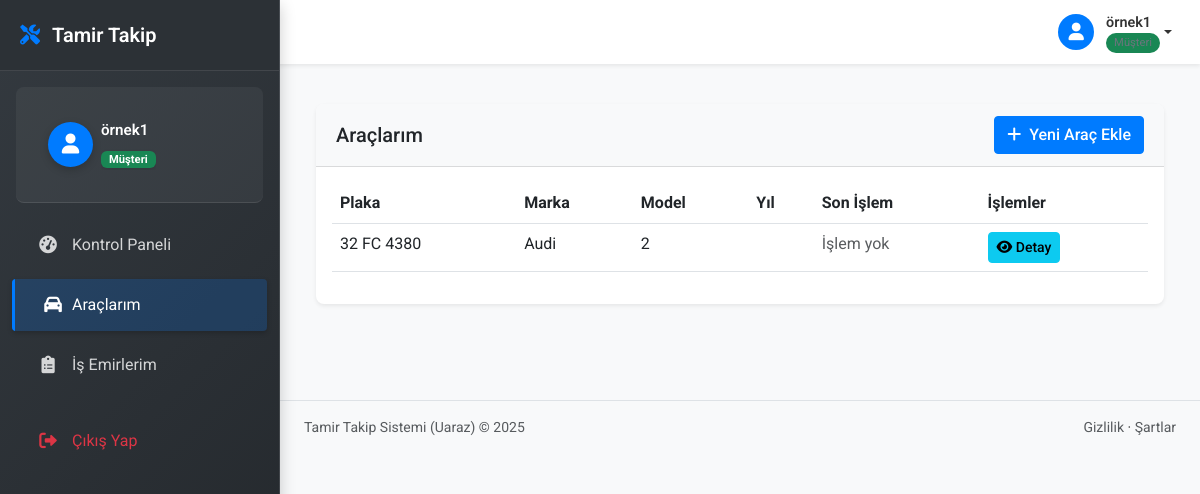
/musteri-araclar/ (signed in), run on the app's committed database.
### core/models.py (models this page shows, shortened)
class Arac(models.Model):
    musteri = models.ForeignKey(Musteri, on_delete=models.CASCADE)
    marka = models.CharField(max_length=100)
    model = models.CharField(max_length=100)
    plaka = models.CharField(max_length=20, unique=True)
    uretim_yili = models.IntegerField()
    uretim_yili = models.IntegerField(default=2000)

### core/views.py (the view)
# urls.py: path('musteri-araclar/', login_required(musteri_arac_list), name='musteri_arac_list'),
@login_required
def musteri_arac_list(request):
    try:
        musteri = Musteri.objects.get(user=request.user)
        araclar = Arac.objects.filter(musteri=musteri)
        return render(request, 'core/musteri_arac_list.html', {'araclar': araclar})
    except Musteri.DoesNotExist:
        messages.warning(request, "Müşteri kaydınız bulunamadı.")
        return redirect('musteri_portal')

### core/templates/core/musteri_arac_list.html
{% extends 'core/base.html' %}
{% load static %}
{% block content %}
<div class="container-fluid py-4">
    <div class="row mb-4">
        <div class="col-12">
            <div class="card shadow-sm">
                <div class="card-header bg-light d-flex justify-content-between align-items-center">
                    <h5 class="mb-0">Araçlarım</h5>
                    <a href="{% url 'musteri_arac_ekle' %}" class="btn btn-primary">
                        <i class="fas fa-plus me-2"></i>Yeni Araç Ekle
                    </a>
                </div>
                <div class="card-body">
                    {% if araclar %}
                    <div class="table-responsive">
                        <table class="table table-hover">
                            <thead>
                                <tr>
                                    <th>Plaka</th>
                                    <th>Marka</th>
                                    <th>Model</th>
                                    <th>Yıl</th>
                                    <th>Son İşlem</th>
                                    <th>İşlemler</th>
                                </tr>
                            </thead>
                            <tbody>
                                {% for arac in araclar %}
                                <tr>
                                    <td>{{ arac.plaka }}</td>
                                    <td>{{ arac.marka }}</td>
                                    <td>{{ arac.model }}</td>
                                    <td>{{ arac.yil }}</td>
                                    <td>
                                        {% if arac.isemri_set.all %}
                                            {% with son_isemri=arac.isemri_set.all|dictsort:"baslama_tarihi"|last %}
                                                <span class="badge {% if son_isemri.durum == 'tamamlandi' %}bg-success{% elif son_isemri.durum == 'devam_ediyor' or son_isemri.durum == 'tamirde' or son_isemri.durum == 'inceleniyor' %}bg-warning{% else %}bg-secondary{% endif %}">
                                                    {% if son_isemri.durum == 'beklemede' %}Beklemede
                                                    {% elif son_isemri.durum == 'inceleniyor' %}İnceleniyor
                                                    {% elif son_isemri.durum == 'tamirde' %}Tamirde
                                                    {% elif son_isemri.durum == 'devam_ediyor' %}Devam Ediyor
                                                    {% elif son_isemri.durum == 'tamamlandi' %}Tamamlandı
                                                    {% endif %}
                                                </span>
                                                <small class="d-block text-muted">{{ son_isemri.baslama_tarihi|date:"d.m.Y" }}</small>
                                            {% endwith %}
                                        {% else %}
                                            <span class="text-muted">İşlem yok</span>
                                        {% endif %}
                                    </td>
                                    <td>
                                        <a href="{% url 'arac_detay' arac.id %}" class="btn btn-sm btn-info">
                                            <i class="fas fa-eye"></i> Detay
                                        </a>
                                    </td>
                                </tr>
                                {% endfor %}
                            </tbody>
                        </table>
                    </div>
                    {% else %}
                    <div class="alert alert-info">
                        Henüz kayıtlı aracınız bulunmamaktadır. <a href="{% url 'arac_ekle' %}" class="alert-link">Yeni araç eklemek için tıklayın</a>.
                    </div>
                    {% endif %}
                </div>
            </div>
        </div>
    </div>
</div>
{% endblock %}

### core/templates/core/base.html (shortened to what this page needs)
{% load static %}
<!DOCTYPE html>
<html lang="tr">
<head>
    <link href="https://cdn.jsdelivr.net/npm/bootstrap@5.3.0-alpha1/dist/css/bootstrap.min.css" rel="stylesheet">
    <link rel="stylesheet" href="https://cdnjs.cloudflare.com/ajax/libs/font-awesome/6.0.0/css/all.min.css">
    <link rel="stylesheet" href="{% static 'core/css/style.css' %}">
</head>
<body>
    <div class="sidebar {% if request.user_agent.is_mobile %}collapsed{% endif %}">
        <div class="sidebar-header">
            {% if user.is_authenticated and user.profile.user_type == 'musteri' %}
            <a href="{% url 'musteri_portal' %}" class="sidebar-brand">
            {% else %}
            <a href="{% url 'home' %}" class="sidebar-brand">
            {% endif %}
                <i class="fas fa-tools"></i>
                <span>Tamir Takip</span>
            </a>
        </div>
        <div class="sidebar-content">
            {% if user.is_authenticated %}
            <div class="sidebar-user mb-3">
                <div class="d-flex align-items-center p-3">
                    <div class="sidebar-user-avatar">
                        <i class="fas fa-user"></i>
                    </div>
                    <div class="sidebar-user-details ms-2">
                        <div class="sidebar-user-name">{{ user.username }}</div>
                        <div class="sidebar-user-role">
                            {% if user.profile.user_type == 'tamirci' %}
                            <span class="badge bg-primary">Tamirci</span>
                            {% else %}
                            <span class="badge bg-success">Müşteri</span>
                            {% endif %}
                        </div>
                    </div>
                </div>
            </div>
            {% endif %}
            <ul class="sidebar-nav">
                {% if user.is_authenticated %}
                    {% if user.profile.user_type == 'musteri' %}
                    <li class="sidebar-item">
                        <a href="{% url 'musteri_portal' %}" class="sidebar-link {% if request.path == '/musteri-portal/' %}active{% endif %}">
                            <i class="fas fa-tachometer-alt"></i>
                            <span>Kontrol Paneli</span>
                        </a>
                    </li>
                    <li class="sidebar-item">
                        <a href="{% url 'musteri_arac_list' %}" class="sidebar-link {% if request.path == '/musteri-araclar/' %}active{% endif %}">
                            <i class="fas fa-car"></i>
                            <span>Araçlarım</span>
                        </a>
                    </li>
                    <li class="sidebar-item">
                        <a href="{% url 'musteri_isemri_list' %}" class="sidebar-link {% if request.path == '/musteri-isemirleri/' %}active{% endif %}">
                            <i class="fas fa-clipboard-list"></i>
                            <span>İş Emirlerim</span>
                        </a>
                    </li>
                    {% endif %}
                    <li class="sidebar-item mt-4">
                        <a href="{% url 'logout' %}" class="sidebar-link text-danger">
                            <i class="fas fa-sign-out-alt"></i>
                            <span>Çıkış Yap</span>
                        </a>
                    </li>
                {% endif %}
            </ul>
        </div>
    </div>
    <div class="content-wrapper {% if request.user_agent.is_mobile %}expanded{% endif %}">
        <nav class="navbar navbar-expand-lg navbar-light bg-white fixed-top {% if request.user_agent.is_mobile %}sidebar-collapsed{% endif %}">
            <div class="container-fluid">
                <a class="navbar-brand" href="#">
                    <span class="fw-bold">Tamir Takip Sistemi</span>
                </a>
                <div class="d-flex align-items-center">
                    {% if user.is_authenticated %}
                    <div class="user-menu dropdown">
                        <a href="#" class="dropdown-toggle" id="userDropdown">
                            <div class="user-image">
                                <i class="fas fa-user"></i>
                            </div>
                            <div class="user-info d-none d-sm-flex">
                                <span class="user-name">{{ user.username }}</span>
                                <span class="user-role">
                                    {% if user.profile.user_type == 'tamirci' %}
                                    <span class="user-badge bg-primary">Tamirci</span>
                                    {% else %}
                                    <span class="user-badge bg-success">Müşteri</span>
                                    {% endif %}
                                </span>
                            </div>
                        </a>
                    </div>
                    {% endif %}
                </div>
            </div>
        </nav>
        <main class="py-4">
            <div class="container-fluid px-4">
                {% block content %}{% endblock %}
            </div>
        </main>
        <footer class="bg-light py-3 mt-auto border-top">
            <div class="container-fluid px-4">
                <div class="d-flex align-items-center justify-content-between small">
                    <div class="text-muted">Tamir Takip Sistemi (Uaraz) &copy; 2025</div>
                    <div>
                        <a href="#" class="text-decoration-none text-muted">Gizlilik</a>
                        &middot;
                        <a href="#" class="text-decoration-none text-muted">Şartlar</a>
                    </div>
                </div>
            </div>
        </footer>
    </div>
</body>
</html>

### data on the page
Arac: plaka "32 FC 4380", marka "Audi", model "2"

### other printed values
{{ user.username }} "örnek1"
